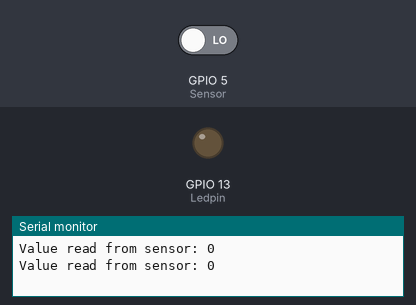
A sketch run on a simulated ESP32. On the bench: output pins drawn as LEDs (lit = HIGH), the last lines printed to the serial monitor. The inputs (shaded band) are chosen by the test bench; at power-on: GPIO 5 (Sensor) LOW. WiFi joins after 1.5 s; servers stay silent unless stated.

Above: at 3.0 s.
3.1 s: GPIO 5 (Sensor) driven HIGH
At 5.0 s:
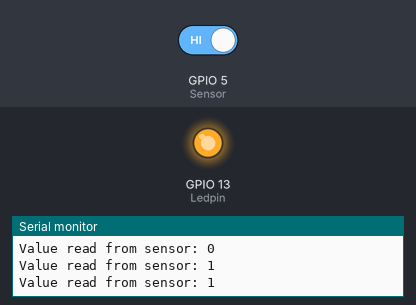
5.3 s: GPIO 5 (Sensor) driven LOW
At 6.7 s:
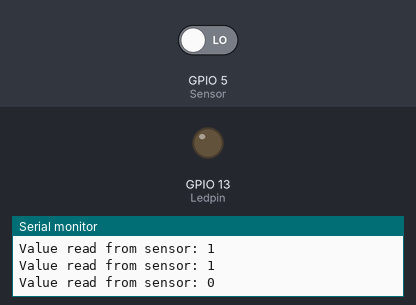
Timing chart, 0 to 8.3 s (numbered marks = the images above; inputs shaded):
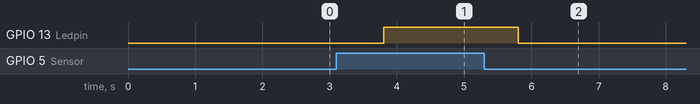

Measured:
- after the input at 3.1 s, GPIO 13 (Ledpin): LOW → HIGH after 0.71 s
- after the input at 5.3 s, GPIO 13 (Ledpin): HIGH → LOW after 0.51 s

The sketch:

CBAS_Blynk.ino
```cpp
#define BLYNK_PRINT Serial
#define BLYNK_TEMPLATE_ID "TMPL6GQGuLZ6D"
#define BLYNK_TEMPLATE_NAME "Lab1"
#define BLYNK_AUTH_TOKEN "ebkBKK1uZdPjdir_w-2zF64YXMT_r0hS"

#include <WiFi.h>
#include <WiFiClient.h>
#include <BlynkSimpleEsp32.h>

char ssid[] = "VJU Guest";
char pass[] = "Vjuguest@2022";

int Sensor = 5; // Chân kết nối cảm biến ánh sáng
int Value;
int Ledpin = 13; // Chân điều khiển đèn LED

void setup()
{
  Serial.begin(9600);
  pinMode(Ledpin, OUTPUT);
  digitalWrite(Ledpin, LOW); // Tắt đèn LED ban đầu
  pinMode(Sensor, INPUT);
  Blynk.begin(BLYNK_AUTH_TOKEN,ssid,pass);
}

void loop()
{
  Value = digitalRead(Sensor);
  Serial.print("Value read from sensor: ");
  Serial.println(Value);

  // Send sensor value to virtual pin V1
  Blynk.virtualWrite(V6, Value);

  if (Value == HIGH) // Sử dụng toán tử so sánh "==" để kiểm tra tín hiệu HIGH
    digitalWrite(Ledpin, HIGH); // Bật đèn LED khi tín hiệu là HIGH
  else
    digitalWrite(Ledpin, LOW); // Tắt đèn LED khi tín hiệu là LOW

  delay(1000);
}
```
